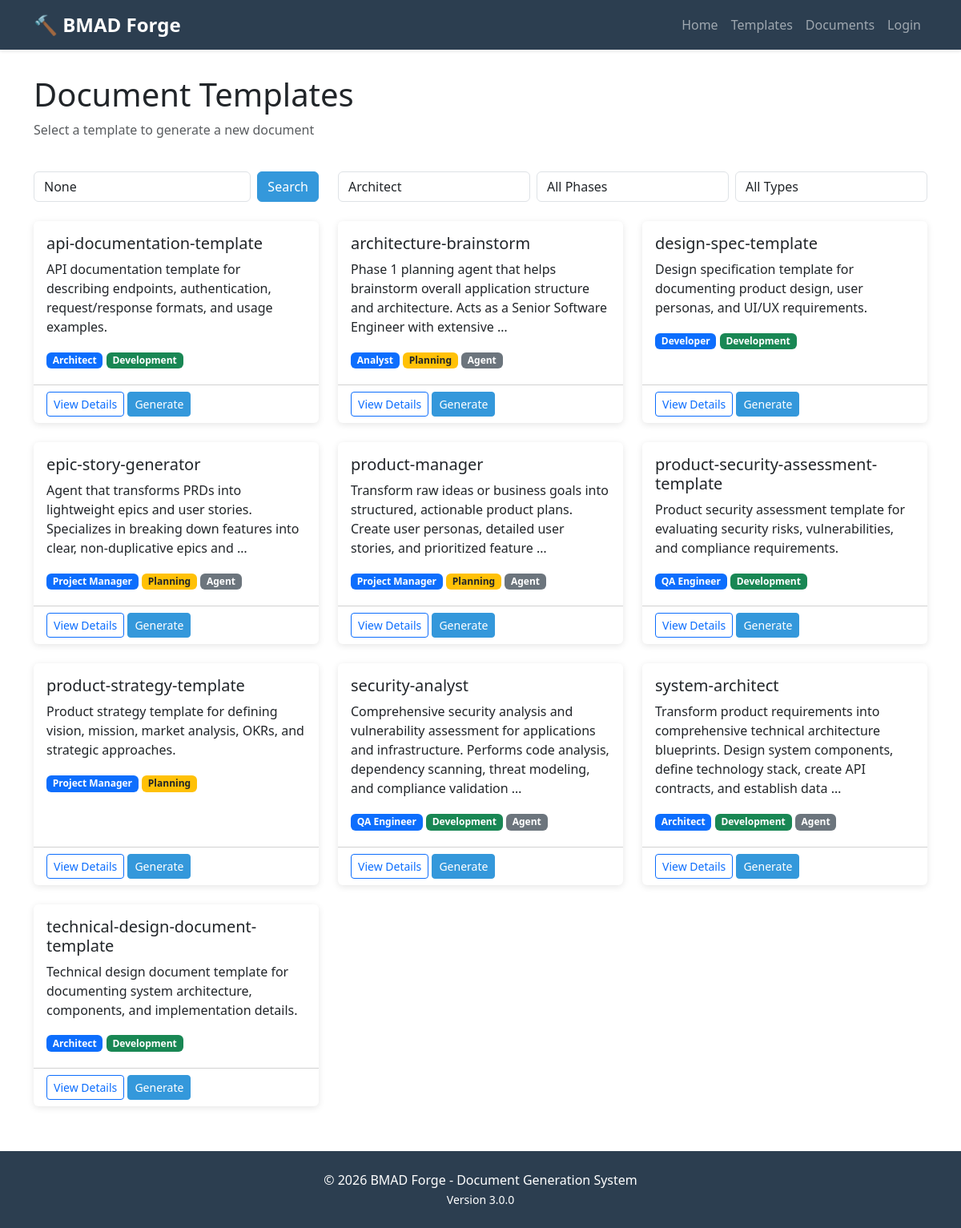
Page /forge/templates/?role=architect on the committed database.
### forge/models.py (models this page shows, shortened)
class DocumentTemplate(models.Model):
    DOCUMENT_TYPES = [
        ('memorandum', 'Memorandum'),
        ('letter', 'Letter'),
        ('report', 'Report'),
        ('form', 'Form'),
        ('other', 'Other'),
    ]
    AGENT_ROLES = [
        ('orchestrator', 'Orchestrator'),
        ('analyst', 'Analyst'),
        ('pm', 'Project Manager'),
        ('architect', 'Architect'),
        ('scrum_master', 'Scrum Master'),
        ('developer', 'Developer'),
        ('qa', 'QA Engineer'),
    ]
    WORKFLOW_PHASES = [
        ('planning', 'Planning'),
        ('development', 'Development'),
    ]
    TEMPLATE_TYPES = [
        ('template', 'Document Template'),
        ('agent', 'Agent Prompt'),
    ]
    name = models.CharField(max_length=200, unique=True)
    document_type = models.CharField(max_length=50, choices=DOCUMENT_TYPES, default='other')
    description = models.TextField(blank=True)
    template_content = models.TextField(help_text="HTML template content")
    css_content = models.TextField(blank=True, help_text="CSS styling")
    js_content = models.TextField(blank=True, help_text="JavaScript for interactivity")
    agent_role = models.CharField(max_length=50, choices=AGENT_ROLES, blank=True)
    agent_roles = models.JSONField(default=list, blank=True)
    workflow_phase = models.CharField(max_length=50, choices=WORKFLOW_PHASES, blank=True)
    category = models.CharField(max_length=100, blank=True)
    template_type = models.CharField(max_length=20, choices=TEMPLATE_TYPES, default='template')
    source_file = models.CharField(max_length=255, blank=True, unique=True, null=True)
    created_at = models.DateTimeField(auto_now_add=True)
    updated_at = models.DateTimeField(auto_now=True)
    created_by = models.ForeignKey(User, on_delete=models.SET_NULL, null=True, related_name='templates_created')
    is_active = models.BooleanField(default=True)
    template_variables = models.TextField(
        blank=True,
        help_text="JSON object defining required variables"
    )
    class Meta:
        ordering = ['name']
        verbose_name = 'Document Template'
        verbose_name_plural = 'Document Templates'
        indexes = [
            models.Index(fields=['agent_role', 'workflow_phase']),
        ]

### forge/views.py (the view)
# urls.py: path('templates/', views.template_list, name='template_list'),
def template_list(request):
    templates = DocumentTemplate.objects.filter(is_active=True)
    doc_type = request.GET.get('type')
    if doc_type:
        templates = templates.filter(document_type=doc_type)
    phase = request.GET.get('phase')
    if phase:
        templates = templates.filter(workflow_phase=phase)
    template_type = request.GET.get('template_type')
    if template_type:
        templates = templates.filter(template_type=template_type)
    search = request.GET.get('search')
    if search:
        templates = templates.filter(
            Q(name__icontains=search) | Q(description__icontains=search)
        )
    role = request.GET.get('role')
    if role:
        all_templates = list(templates)
        role_template_ids = []
        for template in all_templates:
            if template.agent_role == role or role in (template.agent_roles or []):
                role_template_ids.append(template.id)
        templates = DocumentTemplate.objects.filter(id__in=role_template_ids)
    context = {
        'templates': templates,
        'document_types': DocumentTemplate.DOCUMENT_TYPES,
        'agent_roles': DocumentTemplate.AGENT_ROLES,
        'workflow_phases': DocumentTemplate.WORKFLOW_PHASES,
        'template_types': DocumentTemplate.TEMPLATE_TYPES,
        'current_type': doc_type,
        'current_role': role,
        'current_phase': phase,
        'current_template_type': template_type,
        'search_query': search,
    }
    return render(request, 'forge/template_list.html', context)

### forge/templates/forge/template_list.html (shortened to what this page needs)
{% extends 'forge/base.html' %}
{% block content %}
<div class="row mb-4">
    <div class="col-12">
        <h1>Document Templates</h1>
        <p class="text-muted">Select a template to generate a new document</p>
    </div>
</div>
<div class="row mb-4">
    <div class="col-md-4">
        <form method="get" class="d-flex">
            <input type="text" name="search" class="form-control me-2" placeholder="Search templates..." value="{{ search_query }}">
            <button type="submit" class="btn btn-primary">Search</button>
        </form>
    </div>
    <div class="col-md-8">
        <div class="d-flex gap-2">
            <select class="form-control" onchange="updateFilter('role', this.value)">
                {% for role_key, role_label in agent_roles %}
                <option value="{{ role_key }}" {% if current_role == role_key %}selected{% endif %}>{{ role_label }}</option>
                {% endfor %}
            </select>
            <select class="form-control" onchange="updateFilter('phase', this.value)">
                <option value="">All Phases</option>
            </select>
            <select class="form-control" onchange="updateFilter('template_type', this.value)">
                <option value="">All Types</option>
            </select>
        </div>
    </div>
</div>
<div class="row">
    {% for template in templates %}
    <div class="col-md-6 col-lg-4 mb-4">
        <div class="card h-100">
            <div class="card-body">
                <h5 class="card-title">{{ template.name }}</h5>
                <p class="card-text">{{ template.description|truncatewords:20 }}</p>
                {% if template.agent_role %}
                <span class="badge bg-primary mb-1">{{ template.get_agent_role_display }}</span>
                {% endif %}
                {% if template.workflow_phase %}
                <span class="badge {% if template.workflow_phase == 'planning' %}bg-warning text-dark{% else %}bg-success{% endif %} mb-1">{{ template.get_workflow_phase_display }}</span>
                {% endif %}
                {% if template.template_type == 'agent' %}
                <span class="badge bg-secondary mb-1">Agent</span>
                {% endif %}
            </div>
            <div class="card-footer bg-transparent">
                <a href="{% url 'forge:template_detail' template.id %}" class="btn btn-outline-primary btn-sm">
                    View Details
                </a>
                <a href="{% url 'forge:generate_document' template.id %}" class="btn btn-primary btn-sm">
                    Generate
                </a>
            </div>
        </div>
    </div>
    {% empty %}
    <div class="col-12">
        <div class="alert alert-info">
            No templates found. {% if search_query or current_role or current_phase or current_template_type %}Try adjusting your filters.{% endif %}
        </div>
    </div>
    {% endfor %}
</div>
{% endblock %}

### rows in the picture
DocumentTemplate: name "api-documentation-template", description "API documentation template for describing endpoints, authentication, request/response formats, and usage examples.", agent_role "Architect", workflow_phase "Development"
DocumentTemplate: name "architecture-brainstorm", description "Phase 1 planning agent that helps brainstorm overall application structure and architecture. Acts as a Senior Software Engineer with extensive …", agent_role "Analyst", workflow_phase "Planning", template_type "Agent"
DocumentTemplate: name "design-spec-template", description "Design specification template for documenting product design, user personas, and UI/UX requirements.", agent_role "Developer", workflow_phase "Development"
DocumentTemplate: name "epic-story-generator", description "Agent that transforms PRDs into lightweight epics and user stories. Specializes in breaking down features into clear, non-duplicative epics and …", agent_role "Project Manager", workflow_phase "Planning", template_type "Agent"
DocumentTemplate: name "product-manager", description "Transform raw ideas or business goals into structured, actionable product plans. Create user personas, detailed user stories, and prioritized feature …", agent_role "Project Manager", workflow_phase "Planning", template_type "Agent"
DocumentTemplate: name "product-security-assessment-template", description "Product security assessment template for evaluating security risks, vulnerabilities, and compliance requirements.", agent_role "QA Engineer", workflow_phase "Development"
DocumentTemplate: name "product-strategy-template", description "Product strategy template for defining vision, mission, market analysis, OKRs, and strategic approaches.", agent_role "Project Manager", workflow_phase "Planning"
DocumentTemplate: name "security-analyst", description "Comprehensive security analysis and vulnerability assessment for applications and infrastructure. Performs code analysis, dependency scanning, threat modeling, and compliance validation …", agent_role "QA Engineer", workflow_phase "Development", template_type "Agent"
DocumentTemplate: name "system-architect", description "Transform product requirements into comprehensive technical architecture blueprints. Design system components, define technology stack, create API contracts, and establish data …", agent_role "Architect", workflow_phase "Development", template_type "Agent"
DocumentTemplate: name "technical-design-document-template", description "Technical design document template for documenting system architecture, components, and implementation details.", agent_role "Architect", workflow_phase "Development"

### other values in the picture
form field value "Architect"
